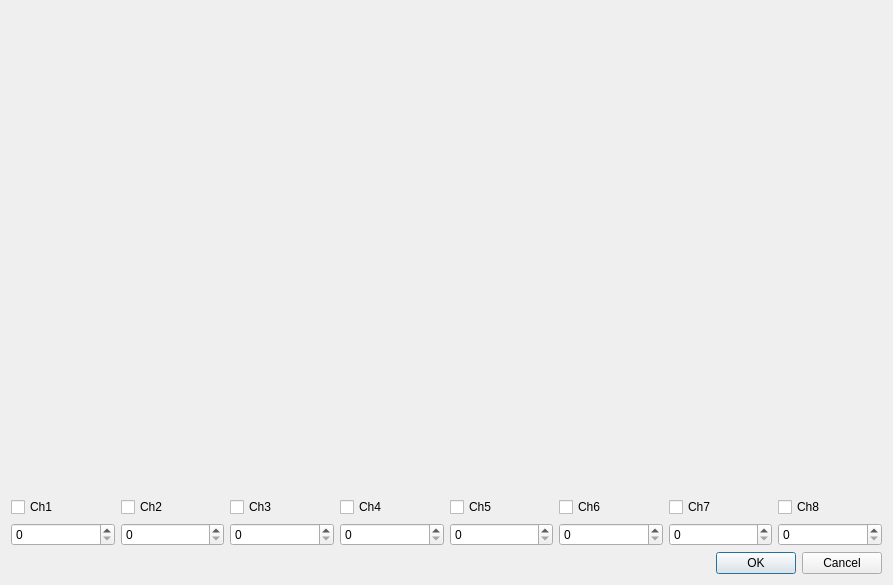
<?xml version="1.0" encoding="UTF-8"?>
<ui version="4.0">
 <class>PlotDialog</class>
 <widget class="QDialog" name="PlotDialog">
  <property name="geometry">
   <rect>
    <x>0</x>
    <y>0</y>
    <width>893</width>
    <height>585</height>
   </rect>
  </property>
  <property name="windowTitle">
   <string>Dialog</string>
  </property>
  <layout class="QGridLayout" name="gridLayout">
   <item row="2" column="0">
    <widget class="QDialogButtonBox" name="buttonBox">
     <property name="orientation">
      <enum>Qt::Horizontal</enum>
     </property>
     <property name="standardButtons">
      <set>QDialogButtonBox::Cancel|QDialogButtonBox::Ok</set>
     </property>
    </widget>
   </item>
   <item row="0" column="0">
    <layout class="QVBoxLayout" name="verticalLayout">
     <item>
      <widget class="QCustomPlot" name="customPlot" native="true"/>
     </item>
    </layout>
   </item>
   <item row="1" column="0">
    <layout class="QHBoxLayout" name="horizontalLayout_3">
     <item>
      <layout class="QVBoxLayout" name="verticalLayout_4">
       <item>
        <widget class="QCheckBox" name="ch1Button">
         <property name="text">
          <string>Ch1</string>
         </property>
        </widget>
       </item>
       <item>
        <widget class="QSpinBox" name="ch1Offset"/>
       </item>
      </layout>
     </item>
     <item>
      <layout class="QVBoxLayout" name="verticalLayout_5">
       <item>
        <widget class="QCheckBox" name="ch2Button">
         <property name="text">
          <string>Ch2</string>
         </property>
        </widget>
       </item>
       <item>
        <widget class="QSpinBox" name="ch2Offset"/>
       </item>
      </layout>
     </item>
     <item>
      <layout class="QVBoxLayout" name="verticalLayout_6">
       <item>
        <widget class="QCheckBox" name="ch3Button">
         <property name="text">
          <string>Ch3</string>
         </property>
        </widget>
       </item>
       <item>
        <widget class="QSpinBox" name="ch3Offset"/>
       </item>
      </layout>
     </item>
     <item>
      <layout class="QVBoxLayout" name="verticalLayout_7">
       <item>
        <widget class="QCheckBox" name="ch4Button">
         <property name="text">
          <string>Ch4</string>
         </property>
        </widget>
       </item>
       <item>
        <widget class="QSpinBox" name="ch4Offset"/>
       </item>
      </layout>
     </item>
     <item>
      <layout class="QVBoxLayout" name="verticalLayout_8">
       <item>
        <widget class="QCheckBox" name="ch5Button">
         <property name="text">
          <string>Ch5</string>
         </property>
        </widget>
       </item>
       <item>
        <widget class="QSpinBox" name="ch5Offset"/>
       </item>
      </layout>
     </item>
     <item>
      <layout class="QVBoxLayout" name="verticalLayout_9">
       <item>
        <widget class="QCheckBox" name="ch6Button">
         <property name="text">
          <string>Ch6</string>
         </property>
        </widget>
       </item>
       <item>
        <widget class="QSpinBox" name="ch6Offset"/>
       </item>
      </layout>
     </item>
     <item>
      <layout class="QVBoxLayout" name="verticalLayout_10">
       <item>
        <widget class="QCheckBox" name="ch7Button">
         <property name="text">
          <string>Ch7</string>
         </property>
        </widget>
       </item>
       <item>
        <widget class="QSpinBox" name="ch7Offset"/>
       </item>
      </layout>
     </item>
     <item>
      <layout class="QVBoxLayout" name="verticalLayout_11">
       <item>
        <widget class="QCheckBox" name="ch8Button">
         <property name="text">
          <string>Ch8</string>
         </property>
        </widget>
       </item>
       <item>
        <widget class="QSpinBox" name="ch8Offset"/>
       </item>
      </layout>
     </item>
    </layout>
   </item>
  </layout>
 </widget>
 <customwidgets>
  <customwidget>
   <class>QCustomPlot</class>
   <extends>QWidget</extends>
   <header>qcustomplot.h</header>
   <container>1</container>
  </customwidget>
 </customwidgets>
 <resources/>
 <connections>
  <connection>
   <sender>buttonBox</sender>
   <signal>accepted()</signal>
   <receiver>PlotDialog</receiver>
   <slot>accept()</slot>
   <hints>
    <hint type="sourcelabel">
     <x>248</x>
     <y>254</y>
    </hint>
    <hint type="destinationlabel">
     <x>157</x>
     <y>274</y>
    </hint>
   </hints>
  </connection>
  <connection>
   <sender>buttonBox</sender>
   <signal>rejected()</signal>
   <receiver>PlotDialog</receiver>
   <slot>reject()</slot>
   <hints>
    <hint type="sourcelabel">
     <x>316</x>
     <y>260</y>
    </hint>
    <hint type="destinationlabel">
     <x>286</x>
     <y>274</y>
    </hint>
   </hints>
  </connection>
 </connections>
</ui>
